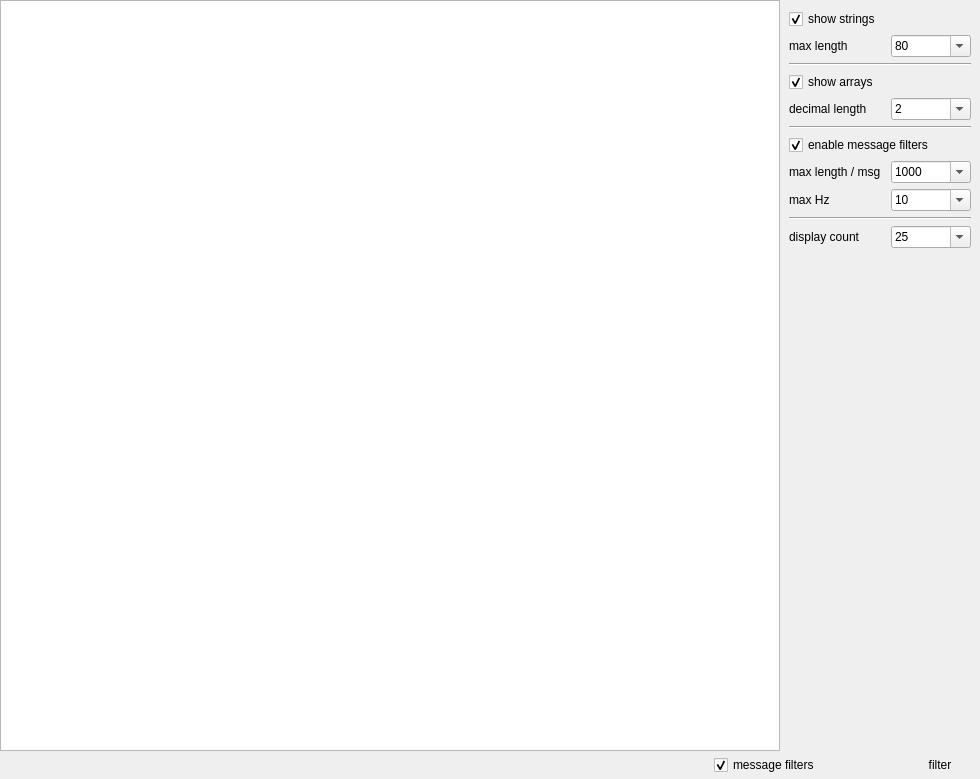
<?xml version="1.0" encoding="UTF-8"?>
<ui version="4.0">
 <class>EchoDialog</class>
 <widget class="QDialog" name="EchoDialog">
  <property name="geometry">
   <rect>
    <x>0</x>
    <y>0</y>
    <width>980</width>
    <height>779</height>
   </rect>
  </property>
  <property name="windowTitle">
   <string>Set Time</string>
  </property>
  <layout class="QVBoxLayout" name="verticalLayout">
   <property name="spacing">
    <number>0</number>
   </property>
   <property name="leftMargin">
    <number>0</number>
   </property>
   <property name="topMargin">
    <number>0</number>
   </property>
   <property name="rightMargin">
    <number>0</number>
   </property>
   <property name="bottomMargin">
    <number>0</number>
   </property>
   <item>
    <widget class="QFrame" name="frame">
     <layout class="QHBoxLayout" name="horizontalLayout_6">
      <property name="spacing">
       <number>0</number>
      </property>
      <property name="leftMargin">
       <number>0</number>
      </property>
      <property name="topMargin">
       <number>0</number>
      </property>
      <property name="rightMargin">
       <number>0</number>
      </property>
      <property name="bottomMargin">
       <number>0</number>
      </property>
      <item>
       <widget class="QTextBrowser" name="display"/>
      </item>
      <item>
       <widget class="QFrame" name="filterFrame">
        <property name="minimumSize">
         <size>
          <width>200</width>
          <height>0</height>
         </size>
        </property>
        <layout class="QVBoxLayout" name="verticalLayout_2">
         <item>
          <widget class="QCheckBox" name="showStringsCheckBox">
           <property name="text">
            <string>show strings</string>
           </property>
           <property name="checked">
            <bool>true</bool>
           </property>
          </widget>
         </item>
         <item>
          <widget class="QFrame" name="maxLenStringFrame">
           <layout class="QHBoxLayout" name="horizontalLayout_3">
            <property name="spacing">
             <number>0</number>
            </property>
            <property name="leftMargin">
             <number>0</number>
            </property>
            <property name="topMargin">
             <number>0</number>
            </property>
            <property name="rightMargin">
             <number>0</number>
            </property>
            <property name="bottomMargin">
             <number>0</number>
            </property>
            <item>
             <widget class="QLabel" name="maxLenStringLabel">
              <property name="text">
               <string>max length</string>
              </property>
             </widget>
            </item>
            <item>
             <widget class="QComboBox" name="maxLenStringComboBox">
              <property name="maximumSize">
               <size>
                <width>80</width>
                <height>16777215</height>
               </size>
              </property>
              <property name="toolTip">
               <string>Set maximum line width. 0 disables the limit.</string>
              </property>
              <property name="editable">
               <bool>true</bool>
              </property>
              <item>
               <property name="text">
                <string>80</string>
               </property>
              </item>
              <item>
               <property name="text">
                <string>0</string>
               </property>
              </item>
              <item>
               <property name="text">
                <string>128</string>
               </property>
              </item>
              <item>
               <property name="text">
                <string>256</string>
               </property>
              </item>
              <item>
               <property name="text">
                <string>1024</string>
               </property>
              </item>
             </widget>
            </item>
           </layout>
          </widget>
         </item>
         <item>
          <widget class="Line" name="line">
           <property name="orientation">
            <enum>Qt::Horizontal</enum>
           </property>
          </widget>
         </item>
         <item>
          <widget class="QCheckBox" name="showArraysCheckBox">
           <property name="text">
            <string>show arrays</string>
           </property>
           <property name="checked">
            <bool>true</bool>
           </property>
          </widget>
         </item>
         <item>
          <widget class="QFrame" name="maxDigitsFrame">
           <layout class="QHBoxLayout" name="horizontalLayout_7">
            <property name="spacing">
             <number>0</number>
            </property>
            <property name="leftMargin">
             <number>0</number>
            </property>
            <property name="topMargin">
             <number>0</number>
            </property>
            <property name="rightMargin">
             <number>0</number>
            </property>
            <property name="bottomMargin">
             <number>0</number>
            </property>
            <item>
             <widget class="QLabel" name="maxDigitsLabel">
              <property name="text">
               <string>decimal length</string>
              </property>
             </widget>
            </item>
            <item>
             <widget class="QComboBox" name="maxDigitsComboBox">
              <property name="maximumSize">
               <size>
                <width>80</width>
                <height>16777215</height>
               </size>
              </property>
              <property name="toolTip">
               <string>Set maximum digits after '.'  Emtpty string disables the limit.</string>
              </property>
              <property name="editable">
               <bool>true</bool>
              </property>
              <item>
               <property name="text">
                <string>2</string>
               </property>
              </item>
              <item>
               <property name="text">
                <string/>
               </property>
              </item>
              <item>
               <property name="text">
                <string>0</string>
               </property>
              </item>
              <item>
               <property name="text">
                <string>4</string>
               </property>
              </item>
             </widget>
            </item>
           </layout>
          </widget>
         </item>
         <item>
          <widget class="Line" name="line_2">
           <property name="orientation">
            <enum>Qt::Horizontal</enum>
           </property>
          </widget>
         </item>
         <item>
          <widget class="QCheckBox" name="enableMsgFilterCheckBox">
           <property name="text">
            <string>enable message filters</string>
           </property>
           <property name="checked">
            <bool>true</bool>
           </property>
          </widget>
         </item>
         <item>
          <widget class="QFrame" name="maxLenFrame">
           <layout class="QHBoxLayout" name="horizontalLayout_2">
            <property name="spacing">
             <number>0</number>
            </property>
            <property name="leftMargin">
             <number>0</number>
            </property>
            <property name="topMargin">
             <number>0</number>
            </property>
            <property name="rightMargin">
             <number>0</number>
            </property>
            <property name="bottomMargin">
             <number>0</number>
            </property>
            <item>
             <widget class="QLabel" name="maxLenLabel">
              <property name="text">
               <string>max length / msg</string>
              </property>
             </widget>
            </item>
            <item>
             <widget class="QComboBox" name="maxLenComboBox">
              <property name="maximumSize">
               <size>
                <width>80</width>
                <height>16777215</height>
               </size>
              </property>
              <property name="toolTip">
               <string>Set maximum displayed chars of a message. 0 disables the limit.</string>
              </property>
              <property name="editable">
               <bool>true</bool>
              </property>
              <item>
               <property name="text">
                <string>1000</string>
               </property>
              </item>
              <item>
               <property name="text">
                <string>0</string>
               </property>
              </item>
              <item>
               <property name="text">
                <string>500</string>
               </property>
              </item>
              <item>
               <property name="text">
                <string>5000</string>
               </property>
              </item>
             </widget>
            </item>
           </layout>
          </widget>
         </item>
         <item>
          <widget class="QFrame" name="maxHzFrame">
           <layout class="QHBoxLayout" name="horizontalLayout_4">
            <property name="spacing">
             <number>0</number>
            </property>
            <property name="leftMargin">
             <number>0</number>
            </property>
            <property name="topMargin">
             <number>0</number>
            </property>
            <property name="rightMargin">
             <number>0</number>
            </property>
            <property name="bottomMargin">
             <number>0</number>
            </property>
            <item>
             <widget class="QLabel" name="maxHzLabel">
              <property name="text">
               <string>max Hz</string>
              </property>
             </widget>
            </item>
            <item>
             <widget class="QComboBox" name="maxHzComboBox">
              <property name="maximumSize">
               <size>
                <width>80</width>
                <height>16777215</height>
               </size>
              </property>
              <property name="toolTip">
               <string>Set maximum displayed message rate in Hz. 0 disables the limit.</string>
              </property>
              <property name="editable">
               <bool>true</bool>
              </property>
              <item>
               <property name="text">
                <string>10</string>
               </property>
              </item>
              <item>
               <property name="text">
                <string>0</string>
               </property>
              </item>
              <item>
               <property name="text">
                <string>0.1</string>
               </property>
              </item>
              <item>
               <property name="text">
                <string>1</string>
               </property>
              </item>
              <item>
               <property name="text">
                <string>50</string>
               </property>
              </item>
              <item>
               <property name="text">
                <string>100</string>
               </property>
              </item>
             </widget>
            </item>
           </layout>
          </widget>
         </item>
         <item>
          <widget class="Line" name="line_3">
           <property name="orientation">
            <enum>Qt::Horizontal</enum>
           </property>
          </widget>
         </item>
         <item>
          <widget class="QFrame" name="displayCountFrame">
           <property name="frameShape">
            <enum>QFrame::NoFrame</enum>
           </property>
           <property name="frameShadow">
            <enum>QFrame::Plain</enum>
           </property>
           <layout class="QHBoxLayout" name="horizontalLayout_5">
            <property name="spacing">
             <number>0</number>
            </property>
            <property name="leftMargin">
             <number>0</number>
            </property>
            <property name="topMargin">
             <number>0</number>
            </property>
            <property name="rightMargin">
             <number>0</number>
            </property>
            <property name="bottomMargin">
             <number>0</number>
            </property>
            <item>
             <widget class="QLabel" name="displayCountLabel">
              <property name="text">
               <string>display count</string>
              </property>
             </widget>
            </item>
            <item>
             <widget class="QComboBox" name="displayCountComboBox">
              <property name="maximumSize">
               <size>
                <width>80</width>
                <height>16777215</height>
               </size>
              </property>
              <property name="toolTip">
               <string>Set maximum displayed messages in this dialog. 0 disables the limit.</string>
              </property>
              <property name="editable">
               <bool>true</bool>
              </property>
              <item>
               <property name="text">
                <string>25</string>
               </property>
              </item>
              <item>
               <property name="text">
                <string>0</string>
               </property>
              </item>
              <item>
               <property name="text">
                <string>50</string>
               </property>
              </item>
              <item>
               <property name="text">
                <string>100</string>
               </property>
              </item>
             </widget>
            </item>
           </layout>
          </widget>
         </item>
         <item>
          <spacer name="verticalSpacer">
           <property name="orientation">
            <enum>Qt::Vertical</enum>
           </property>
           <property name="sizeHint" stdset="0">
            <size>
             <width>20</width>
             <height>40</height>
            </size>
           </property>
          </spacer>
         </item>
        </layout>
       </widget>
      </item>
     </layout>
    </widget>
   </item>
   <item>
    <widget class="QFrame" name="statusFrame">
     <property name="sizePolicy">
      <sizepolicy hsizetype="Preferred" vsizetype="Fixed">
       <horstretch>0</horstretch>
       <verstretch>0</verstretch>
      </sizepolicy>
     </property>
     <layout class="QHBoxLayout" name="horizontalLayout">
      <property name="spacing">
       <number>0</number>
      </property>
      <property name="leftMargin">
       <number>0</number>
      </property>
      <property name="topMargin">
       <number>0</number>
      </property>
      <property name="rightMargin">
       <number>0</number>
      </property>
      <property name="bottomMargin">
       <number>0</number>
      </property>
      <item>
       <widget class="QFrame" name="statusLabelFrame">
        <layout class="QVBoxLayout" name="verticalLayout_3">
         <property name="spacing">
          <number>0</number>
         </property>
         <property name="leftMargin">
          <number>6</number>
         </property>
         <property name="topMargin">
          <number>0</number>
         </property>
         <property name="rightMargin">
          <number>0</number>
         </property>
         <property name="bottomMargin">
          <number>0</number>
         </property>
         <item>
          <widget class="QLabel" name="statusLabel">
           <property name="text">
            <string/>
           </property>
          </widget>
         </item>
         <item>
          <widget class="QLabel" name="statusSizeLabel">
           <property name="text">
            <string/>
           </property>
          </widget>
         </item>
        </layout>
       </widget>
      </item>
         <item>
          <widget class="QCheckBox" name="msgFilterCheckBox">
           <property name="sizePolicy">
            <sizepolicy hsizetype="Fixed" vsizetype="Fixed">
            <horstretch>0</horstretch>
            <verstretch>0</verstretch>
            </sizepolicy>
           </property>
           <property name="text">
            <string>message filters</string>
           </property>
           <property name="checked">
            <bool>true</bool>
           </property>
          </widget>
         </item>
      <item>
       <widget class="QPushButton" name="clearButton">
        <property name="sizePolicy">
         <sizepolicy hsizetype="Fixed" vsizetype="Fixed">
          <horstretch>0</horstretch>
          <verstretch>0</verstretch>
         </sizepolicy>
        </property>
        <property name="text">
         <string/>
        </property>
        <property name="flat">
         <bool>true</bool>
        </property>
       </widget>
      </item>
      <item>
       <widget class="QPushButton" name="topicControlButton">
        <property name="sizePolicy">
         <sizepolicy hsizetype="Fixed" vsizetype="Fixed">
          <horstretch>0</horstretch>
          <verstretch>0</verstretch>
         </sizepolicy>
        </property>
        <property name="text">
         <string/>
        </property>
        <property name="flat">
         <bool>true</bool>
        </property>
       </widget>
      </item>
      <item>
       <widget class="QPushButton" name="filterButton">
        <property name="sizePolicy">
         <sizepolicy hsizetype="Fixed" vsizetype="Fixed">
          <horstretch>0</horstretch>
          <verstretch>0</verstretch>
         </sizepolicy>
        </property>
        <property name="text">
         <string>filter</string>
        </property>
        <property name="checkable">
         <bool>true</bool>
        </property>
        <property name="flat">
         <bool>true</bool>
        </property>
       </widget>
      </item>
     </layout>
    </widget>
   </item>
  </layout>
 </widget>
 <connections/>
</ui>
